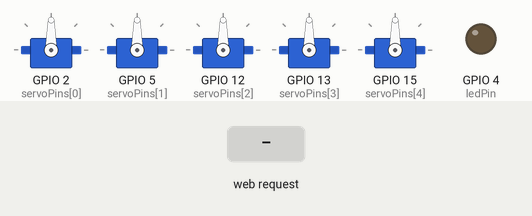
Bench run of a sketch on a simulated ESP8266 (NodeMCU). On the bench: 5 × servo, output pins drawn as LEDs (lit = HIGH). Inputs (shaded band) come from the test bench. WiFi joins after 1.5 s; servers stay silent unless stated; what the sketch prints to the serial monitor is not drawn.

Above: at 3.2 s.
3.3 s: HTTP request GET /led/on received
At 4.5 s:
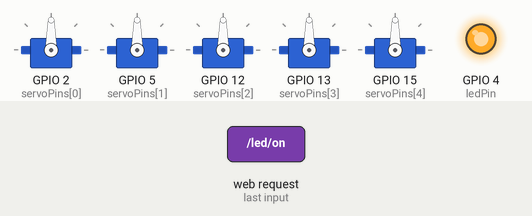
4.8 s: HTTP request GET /servo?posicao=1&servo=1 received
At 5.7 s:
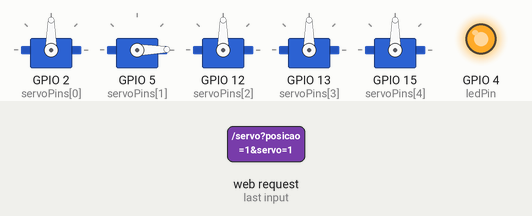
6.3 s: HTTP request GET /led/off received
At 6.8 s:
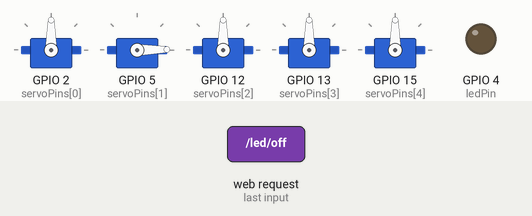
7.8 s: HTTP request GET /led/on?posicao=1 received
At 9.0 s:
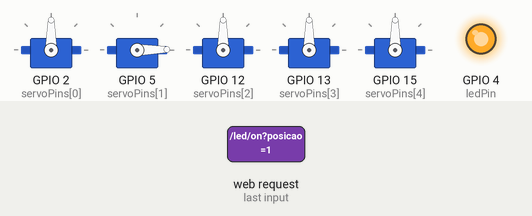
9.3 s: HTTP request GET /led/off?posicao=1 received
At 10.3 s:
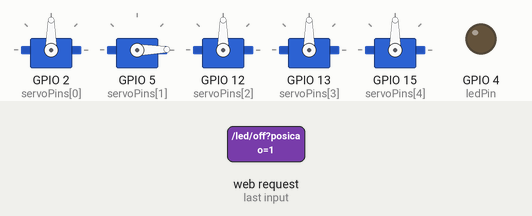
Timing chart, 0 to 11.8 s (numbered marks = the images above; inputs shaded):
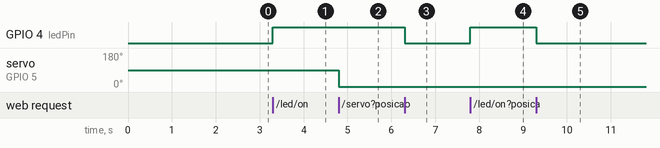

Measured:
- after the input at 3.3 s, GPIO 4 (ledPin): LOW → HIGH at once
- after the input at 4.8 s, servo on GPIO 5 (servoPins[1]): 90° → 1° at once
- after the input at 6.3 s, GPIO 4 (ledPin): HIGH → LOW at once
- after the input at 7.8 s, GPIO 4 (ledPin): LOW → HIGH at once
- after the input at 9.3 s, GPIO 4 (ledPin): HIGH → LOW at once

The sketch:

Bra_o_web.ino
```cpp
#include <ESP8266WiFi.h>
#include <ESP8266WebServer.h>
#include <Servo.h>

const char* ssid = "Nome_rede";  // Substitua pelo nome da sua rede Wi-Fi
const char* password = "senha_rede";  // Substitua pela senha da sua rede Wi-Fi

ESP8266WebServer server(80);  // Cria um servidor web na porta 80

const int ledPin = 4;  // Define o pino do LED
Servo servos[5];  // Cria um array de objetos Servo
const int servoPins[5] = {2, 5, 12, 13, 15};  // Define os pinos dos Servos

void setup() {
  Serial.begin(115200);
  pinMode(ledPin, OUTPUT);
  digitalWrite(ledPin, LOW);

  for (int i = 0; i < 5; i++) {
    servos[i].attach(servoPins[i]);  // Conecta os servos aos pinos
    servos[i].write(90);  // Inicializa os servos na posição 90 graus
  }

  WiFi.begin(ssid, password);
  Serial.print("Conectando-se ao WiFi");
  while (WiFi.status() != WL_CONNECTED) {
    delay(1000);
    Serial.print(".");
  }
  Serial.println("");
  Serial.println("Conectado ao WiFi");
  Serial.print("Endereço IP: ");
  Serial.println(WiFi.localIP());

  server.on("/", handleRoot);
  server.on("/led/on", handleLedOn);
  server.on("/led/off", handleLedOff);
  server.on("/servo", handleServo);  // Adiciona a rota para o controle dos servos
  server.begin();
  Serial.println("Servidor HTTP iniciado");
}

void loop() {
  server.handleClient();
}

void handleRoot() {
  String html = "<html><body><h1>Controle do LED e Servos</h1>"
                "<p><button onclick=\"sendRequest('/led/on')\">Ligar LED</button></p>"
                "<p><button onclick=\"sendRequest('/led/off')\">Desligar LED</button></p>";
  for (int i = 0; i < 5; i++) {
    html += "<p>Posição do Servo " + String(i+1) + ": <input type=\"range\" id=\"servoSlider" + String(i) + "\" min=\"0\" max=\"180\" oninput=\"updateServo(this.value, " + String(i) + ")\">"
            "<span id=\"servoValue" + String(i) + "\">90</span>°</p>";
  }
  html += "<script>"
          "function sendRequest(url) {"
          "  var xhr = new XMLHttpRequest();"
          "  xhr.open('GET', url, true);"
          "  xhr.send();"
          "}"
          "function updateServo(value, servoIndex) {"
          "  document.getElementById('servoValue' + servoIndex).innerText = value;"
          "  sendRequest('/servo?posicao=' + value + '&servo=' + servoIndex);"
          "}"
          "</script>"
          "</body></html>";
  server.send(200, "text/html", html);
}

void handleLedOn() {
  digitalWrite(ledPin, HIGH);
  server.send(200, "text/html", "");  // Resposta vazia para evitar recarregar a página
}

void handleLedOff() {
  digitalWrite(ledPin, LOW);
  server.send(200, "text/html", "");  // Resposta vazia para evitar recarregar a página
}

void handleServo() {
  if (server.hasArg("posicao") && server.hasArg("servo")) {
    int posicao = server.arg("posicao").toInt();
    int servoIndex = server.arg("servo").toInt();
    if (posicao >= 0 && posicao <= 180 && servoIndex >= 0 && servoIndex < 5) {
      servos[servoIndex].write(posicao);
      server.send(200, "text/html", "");  // Resposta vazia para evitar recarregar a página
    } else {
      server.send(400, "text/html", "Posição ou índice de servo inválido");
    }
  } else {
    server.send(400, "text/html", "Parâmetros 'posicao' ou 'servo' não encontrados");
  }
}
```
